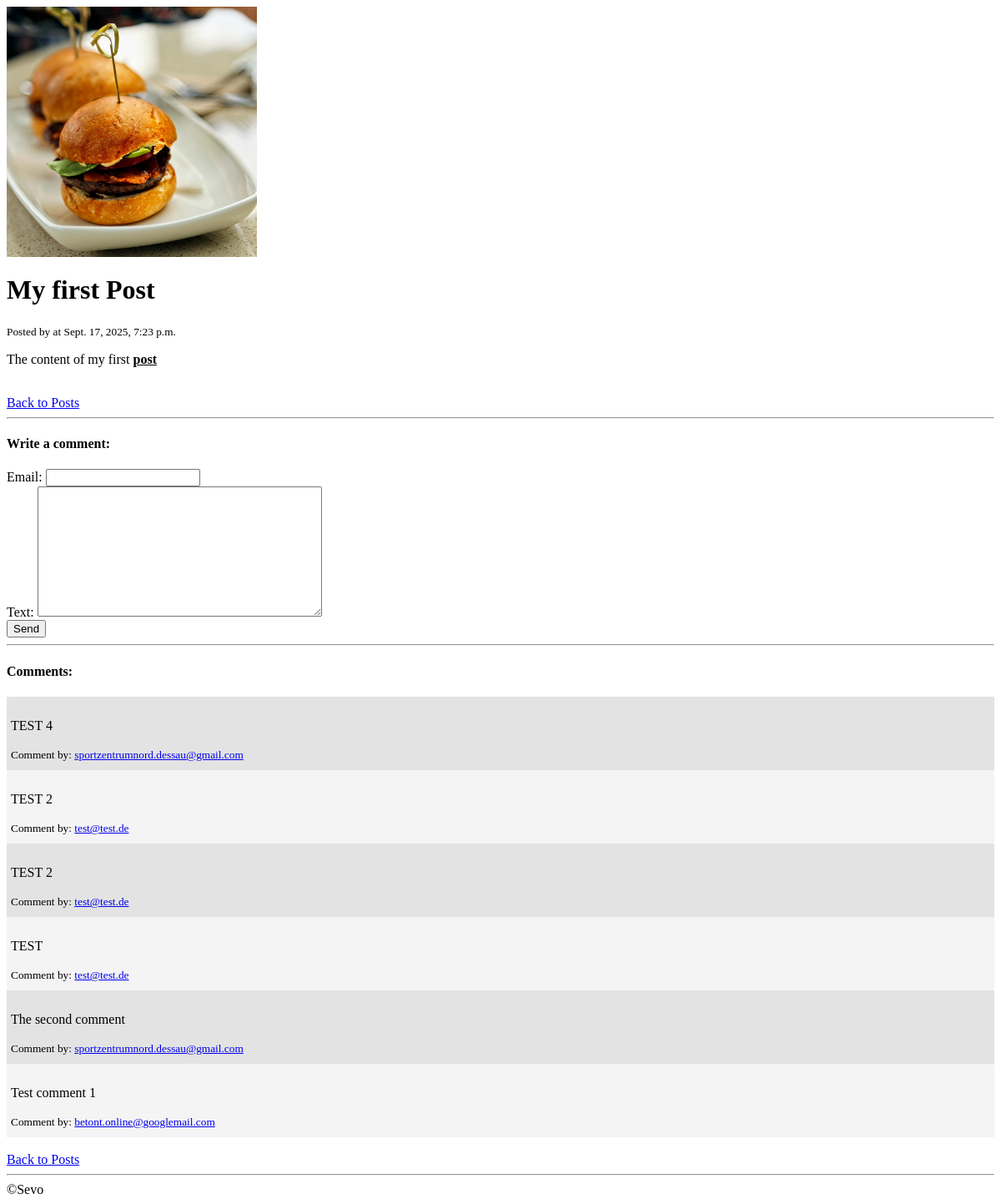
Page /posts/1/ on the earlier database version.
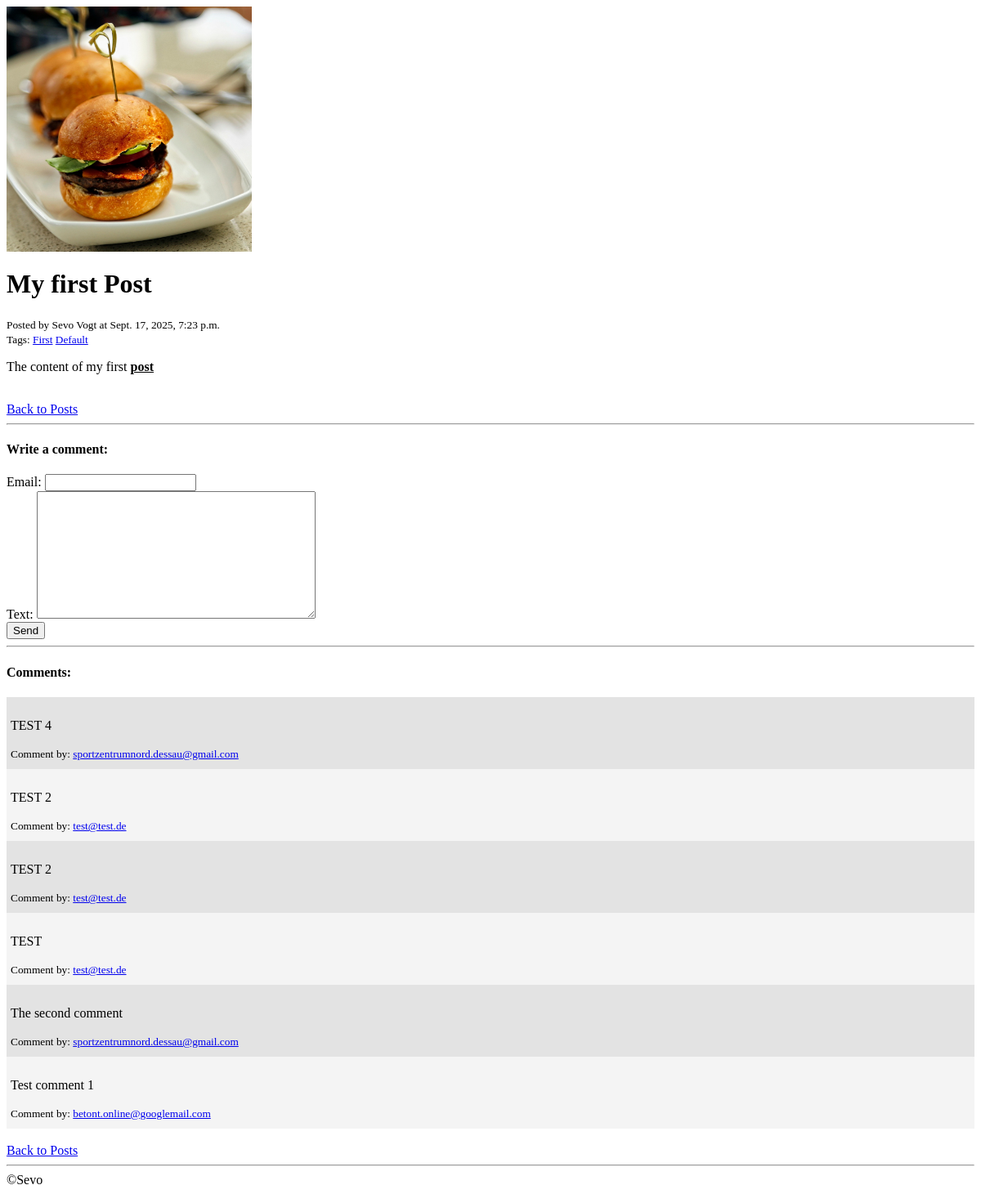
Same page on the later database version.
### blog/models.py (models this page shows, shortened)
class Post(models.Model):
    user = models.ForeignKey(User, null=True, on_delete=models.SET_NULL, verbose_name=_("User"))
    title = models.CharField(max_length=250, verbose_name=_("Title"))
    keywords = models.TextField(null=True, blank=True, verbose_name=_("Meta keywords"))
    description = models.TextField(null=True, blank=True, verbose_name=_("Meta description"))
    excerpt = models.TextField(max_length=250, null=True, blank=True, verbose_name=_("Excerpt"))
    content = models.TextField(verbose_name=_("Content"))
    tags = models.ManyToManyField(Tag, blank=True, verbose_name=_("Tags"), related_name="posts")
    post_image = models.ForeignKey(PostImage, blank=True, null=True, on_delete=models.SET_NULL, verbose_name=_("Post image"), related_name="the_posts")
    featured = models.BooleanField(default=False, verbose_name=_("Featured"))
    allow_comments = models.BooleanField(default=True, verbose_name=_("Allow comments"))
    show_comments = models.BooleanField(default=True, verbose_name=_("Show comments"))
    published = models.BooleanField(default=True, verbose_name=_("Published"))
    created_at = models.DateTimeField(auto_now_add=True, verbose_name=_("Created at"))
    updated_at = models.DateTimeField(auto_now=True, verbose_name=_("Updated at"))
    class Meta:
        ordering = [
            "-created_at"
        ]
        verbose_name = _("Post")

class PostImage(models.Model):
    title = models.CharField(max_length=150)
    image = models.ImageField(upload_to="uploads/images/blog")
    created_at = models.DateTimeField(auto_now_add=True, verbose_name=_("Created at"))
    updated_at = models.DateTimeField(auto_now=True, verbose_name=_("Updated at"))
    class Meta:
        ordering = [
            "-created_at"
        ]
        verbose_name = "Post Image"

class Comment(models.Model):
    post = models.ForeignKey(Post, on_delete=models.CASCADE, verbose_name=_("Post"), related_name="comments")
    email = models.EmailField(verbose_name=_("Email"))
    text = models.TextField(verbose_name=_("Text"))
    published = models.BooleanField(default=True, verbose_name=_("Published"))
    created_at = models.DateTimeField(auto_now_add=True, verbose_name=_("Created at"))
    updated_at = models.DateTimeField(auto_now=True, verbose_name=_("Updated at"))
    class Meta:
        ordering = [
            "-created_at"
        ]
        verbose_name = _("Comment")

class Tag(models.Model):
    title = models.CharField(max_length=150, verbose_name=_("Title"))
    created_at = models.DateTimeField(auto_now_add=True, verbose_name=_("Created at"))
    updated_at = models.DateTimeField(auto_now=True, verbose_name=_("Updated at"))
    def __str__(self):
        return f"{self.title}"
    class Meta:
        ordering = [
            "-created_at"
        ]
        verbose_name = _("Tag")

### blog/views.py (the view)
# urls.py: path("<int:pk>/", views.detail, name="detail"),
def detail(request, pk):
    post = get_object_or_404(models.Post, pk=pk, published=True)
    comments = post.comments.filter(published=True)
    if request.method == "POST":
        form = forms.CommentForm(request.POST)
        if form.is_valid():
            form_obj = form.save(commit=False)
            form_obj.post = post
            form_obj.save()
            return redirect("blog:detail", pk=post.pk)
    else:
        form = forms.CommentForm()
    return render(request, "blog/detail.html", {
        "title": post.title,
        "post": post,
        "form": form,
        "comments": comments
    })

### blog/forms.py
class CommentForm(forms.ModelForm):
    class Meta:
        model = models.Comment
        fields = [
            "email",
            "text"
        ]

### blog/templates/blog/detail.html (shortened to what this page needs)
{% extends "base.html" %}
{% load i18n %}
{% block content %}
    {% if post.post_image %}
        <header class="post-header">
            <img class="post-header-image" src="{{ post.post_image.image.url }}" alt="{{ post.post_image.title }}">
        </header>
    {% else %}
        <header class="post-header">
            <div class="post-header-no-image"></div>
        </header>
    {% endif %}
    <h1>{{ title }}</h1>
    <small>{% trans "Posted by" %} {{ post.user.first_name }} {{ post.user.last_name }} {% trans "at" %} {{ post.created_at }}</small>
    {% if post.tags.first %}
    <div>
        <small>
            {% trans "Tags:" %}
            {% for tag in post.tags.all %}
                <a class="post-tag-link" href="{% url "blog:tag_detail" pk=tag.pk %}">{{ tag }}</a>
            {% endfor %}
        </small>
    </div>
    {% endif %}
    <div>
        <p>
            {% autoescape off %}
                {{ post.content }}
            {% endautoescape %}
        </p>
    </div>
    <br>
    <div>
        <a href="{% url "blog:index" %}">{% trans "Back to Posts" %}</a>
    </div>
    {% if post.show_comments %}
        {% if post.allow_comments %}
            <hr>
            <div>
                <h4>Write a comment:</h4>
                <form action="" method="post">
                    {{ form }}
                    <input type="submit" value="{% trans "Send" %}">
                </form>
            </div>
        {% endif %}
        {% if post.comments.first %}
            <hr>
            <h4>Comments:</h4>
            <div class="comments">
                {% for comment in comments %}
                    <div class="comment">
                        <p>{{ comment.text }}</p>
                        <small>{% trans "Comment by:" %} <a href="mailto:{{ comment.email }}">{{ comment.email }}</a></small>
                    </div>
                {% endfor %}
            </div>
        {% endif %}
        <br>
        <div>
            <a href="{% url "blog:index" %}">{% trans "Back to Posts" %}</a>
        </div>
    {% endif %}
{% endblock %}

### templates/base.html (shortened to what this page needs)
{% load static %}
<!DOCTYPE html>
<html lang="en">
<head>
    <link rel="stylesheet" href="{% static "css/style.css" %}">
</head>
<body>
    <main>
        {% block content %}{% endblock %}
    </main>
    <footer>
        <hr>
        &copy;Sevo
    </footer>
</body>
</html>

### static/css/style.css (style rules this page uses)
* { box-sizing: border-box; }
.comment { padding: 10px 5px; }
.comment:nth-child(even) { background-color: rgba(236, 236, 236, 0.562); }
.comment:nth-child(odd) { background-color: rgba(206, 206, 206, 0.562); }
.post-header-image { display: block; width: 300px; height: 300px; object-fit: cover; background: #862a9b; background: linear-gradient(45deg,rgba(134, 42, 155, 1) 0%, rgba(83, 134, 237, 1) 100%); }

Differences in the rows shown:
changed Post "My first Post": user.first_name (not shown) → "Sevo"; user.last_name (not shown) → "Vogt"
added Tag: title "First"
now on this page (row unchanged): Tag: title "Default"
Other differences:
text now shown: "Tags:"
